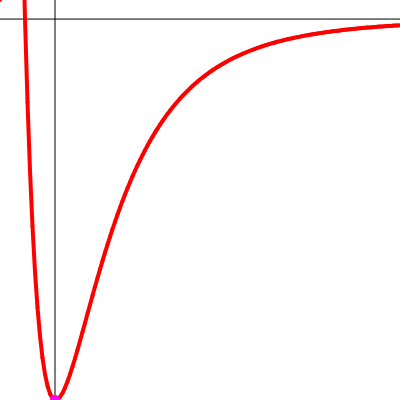
Frame 1 (no input)
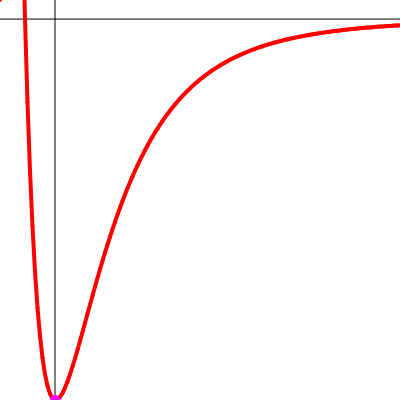
Frame 60 (no input)
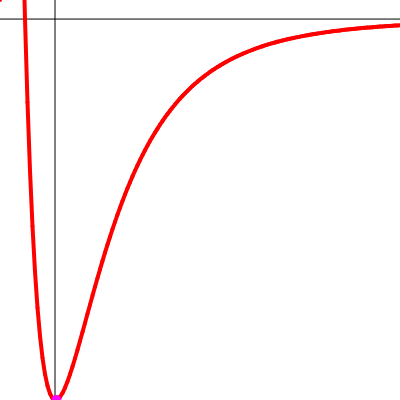
Frame 120 (the mouse pressed at the canvas centre since frame 60)

The p5.js sketch that drew these frames (run headless with seeded random() and noise() and a simulated clock; from frame 60 on, the mouse is pressed at the canvas centre):

// p5.js sketch
// ── sketch.js
let dt = 1e-2;
let p;
let whiteBoard;
let xr = 100;
let yr = 200;
let r0 = 0;
let v0 = 0;
let sigma = 1;
let e0 = 1;
let rmin = 0.9,rmax = 2.5;
let ymax= 0.05, ymin = -1;

class Particle {
  constructor(x,d,m,E) {
    this.x = x;
    this.d = d;
    this.E = E;
    this.m = m;
    this.v = sqrt(2*(this.E-ymin)/m); 
  }

  update() {
    let f = LJf(this.x);
    this.v += f*dt;
    this.x += this.v*dt;
  }

  show() {
    fill(255,0,255);
    noStroke();
    let xp = map(this.x,rmin,rmax,0,400);
    let yp = map(this.E,ymax,ymin,0,400);
    circle(xp,yp,this.d);
  } 
}

function LJphi(x) {
  return 4*e0*pow(sigma/x,6)*(pow(sigma/x,6)-1.); 
}

function LJf(x) {
  return 24*e0*pow(sigma/x,6)*(2*pow(sigma/x,6)-1.)/x; 
}

function mudaEnergia() {
  p.E = map(Esl.value(),0,10,v0,-0.1);
  p.v = sqrt(2*(p.E-ymin)/p.m);
  p.x = r0;
  p.update();
}

function setup() {
  createCanvas(400, 400);
  whiteBoard = createGraphics(400,400);
  whiteBoard.clear();
  desenhaLJp();
  createP('Energia');
  Esl = createSlider(0,10,0);
  Esl.input(mudaEnergia);
  E = map(Esl.value(),0,10,v0,-0.1);
  p = new Particle(r0, 10, 1, E);
}

function desenhaLJp() {
  let x0 =0;
  let y0 =0;
  let zero = map(0,ymax,ymin,0,400);
  whiteBoard.strokeWeight(1);
  whiteBoard.stroke(0);
  whiteBoard.line(0,zero,width,zero);
  whiteBoard.strokeWeight(4);
  whiteBoard.stroke(255,0,0);
  for (let x=rmin; x<rmax; x+=0.01) {
    let phi = LJphi(x);
    let xp=map(x,rmin,rmax,0,400);
    let yp=map(phi,ymax,ymin,0,400);
    whiteBoard.line(x0,y0,xp,yp);  
    x0 = xp;
    y0 = yp;
    if (phi < v0) {
      v0 = phi;
      r0 = x;  
    }
  }
  whiteBoard.stroke(0);
  whiteBoard.strokeWeight(1);
  let x0p = map(r0,rmin,rmax,0,400);
  whiteBoard.line(x0p,0,x0p,400);
}

function draw() {
  background(255);
  image(whiteBoard,0,0);
  p.update();
  p.show();
}
